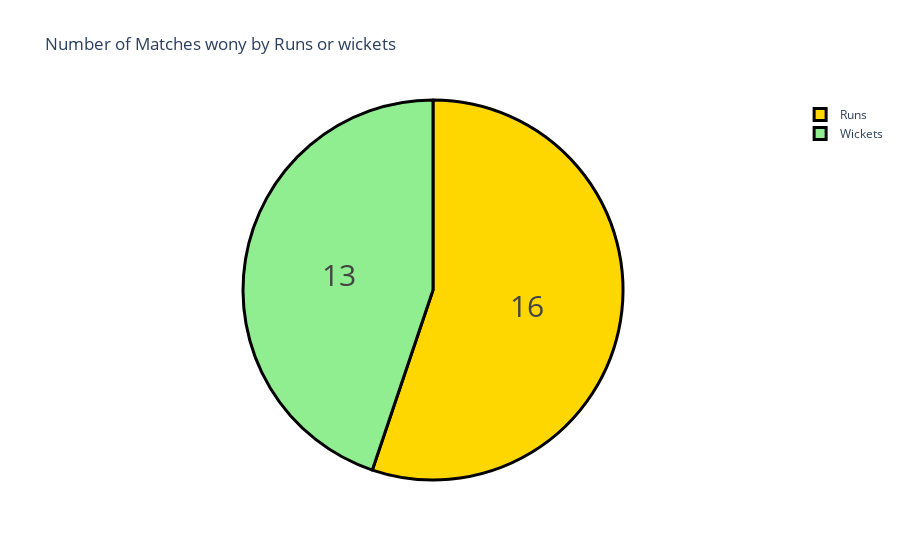

Source (notebook cell):
### Code cell
won_by = data["won by"].value_counts()
label= won_by.index
counts = won_by.values
color = ['gold','lightgreen']

fig = go.Figure(data=[go.Pie(labels =label,values = counts)])
fig.update_layout(title_text='Number of Matches wony by Runs or wickets')
fig.update_traces(hoverinfo='label+percent',textinfo='value',textfont_size=30,marker=dict(colors=color, line=dict(color='black',width=3)))
fig.show()

### Figure 1 — Plotly figure (JSON) as saved in the notebook; plotly's stock layout.template omitted (floating-point values rounded to 4 significant figures)
{"data": [{"hoverinfo": "label+percent", "labels": ["Runs", "Wickets"], "marker": {"colors": ["gold", "lightgreen"], "line": {"color": "black", "width": 3}}, "textfont": {"size": 30}, "textinfo": "value", "type": "pie", "values": [16, 13]}], "layout": {"title": {"text": "Number of Matches wony by Runs or wickets"}}}
